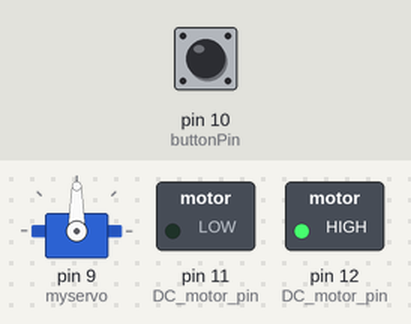
Bench run of a sketch on a simulated Arduino Uno, built with avr-gcc and run on an emulated ATmega328P. On the bench: servo, switched loads named in the sketch (green lamp = pin HIGH). The test bench sets the inputs (shaded band); at power-on: pin 10 (buttonPin) LOW.

Above: at 1.2 s.
1.3 s: pin 10 (buttonPin) pulled HIGH for 0.15 s
At 1.75 s:
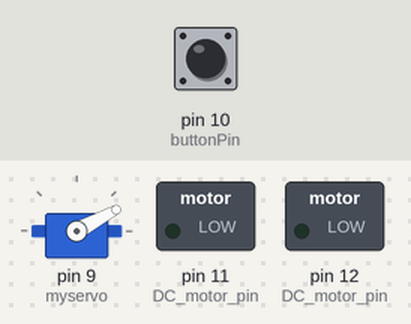
At 7.1 s:
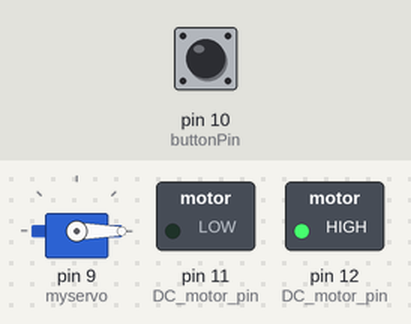
7.3 s: pin 10 (buttonPin) pulled HIGH for 1 s
At 7.45 s:
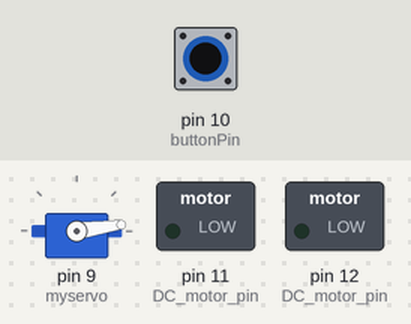
Timing chart, 0 to 14.3 s (numbered marks = the images above; inputs shaded):
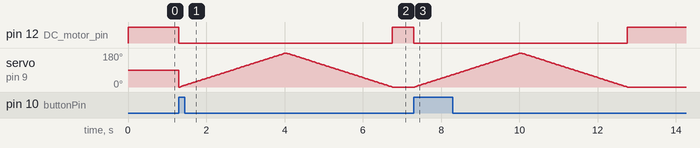

Measured:
- after the input at 1.3 s, pin 12 (DC_motor_pin): HIGH → LOW at once, → HIGH 5.5 s later
- after the input at 7.3 s, pin 12 (DC_motor_pin): HIGH → LOW at once, → HIGH 5.5 s later; servo on pin 9 (myservo): rises from 0° to 180° in 2.7 s, then falls to 0° in 2.7 s

The sketch:

motors.ino
```cpp
#include <Servo.h>

Servo myservo;
int pos = 0; // default servo position
int buttonPin = 10; // pin for the button

void setup() {
 pinMode(11, OUTPUT); // DC motor pin
 pinMode(12, OUTPUT); // DC motor pin
 pinMode(buttonPin, INPUT); // button pin
 myservo.attach(9); // servo motor pin
}

void loop() {
  // if the button is pressed, do a cycle of servo motor sweep
  if (digitalRead(buttonPin) == HIGH)
  {
    digitalWrite(12, LOW); // make sure DC motor is not spinning

    // taken from arduino example sweep
    for (pos = 0; pos <= 180; pos += 1)
    {                                  // goes from 0 degrees to 180 degrees
      myservo.write(pos);              // tell servo to go to position in variable 'pos'
      delay(15);                       // waits 15ms for the servo to reach the position
    }
    for (pos = 180; pos >= 0; pos -= 1) { // goes from 180 degrees to 0 degrees
      myservo.write(pos);              // tell servo to go to position in variable 'pos'
      delay(15);                       // waits 15ms for the servo to reach the position
    }
  } else {
    // if the button is not pressed, spin the DC motor
    digitalWrite(11, LOW);
    digitalWrite(12, HIGH);
  }
}
```
